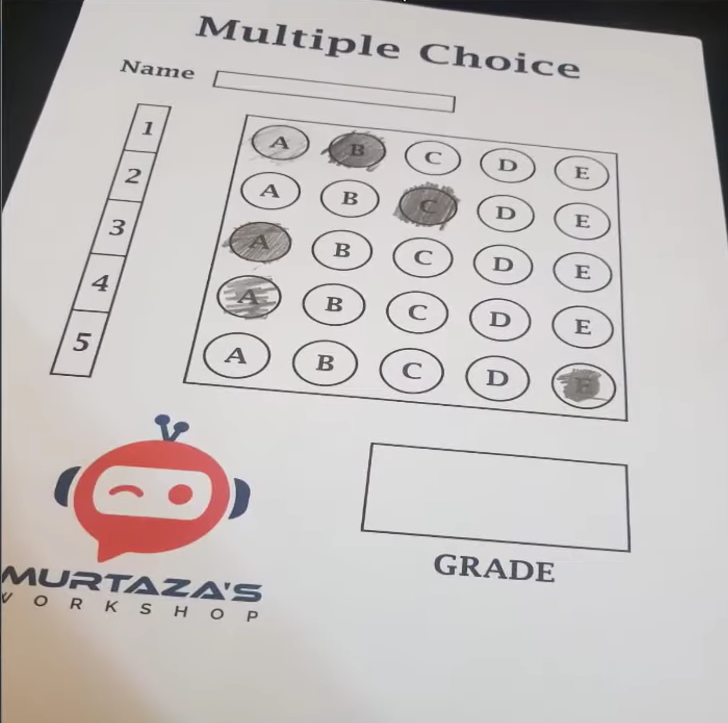
#> input picture Input Image through webcam.png, 728 x 723 px, given in place of the camera
$ python 'Optical Mark Recognition.py'
#> lines starting #> are read from the running program, lines starting #| are printed output that depends on the picture; after the words box and inside, x2 and y2 are one past the last pixel; in counts of white or black regions, pixels touching at a corner belong together
### utlis.py
import cv2
import numpy as np

def concatenate_images(imgArray, scale=1.0, labels=None):
    """
    Concatenates images from an array in a grid format with optional scaling.
    Displays a label with white background and moderate text size on each image.

    Parameters:
        imgArray: List of images (NumPy arrays). Can be a single list for one row,
                  or a list of lists for multiple rows.
        scale: Float, scaling factor for resizing each image (default is 1.0).
        labels: List of strings (for 1D imgArray) or list of list of strings (for 2D imgArray).
    """
    is_2d = isinstance(imgArray[0], list)

    def add_label(img, text):
        """Draw white rectangle and text label on image."""
        if text:
            font_scale = 0.7  # moderate readable size
            thickness = 2
            font = cv2.FONT_HERSHEY_SIMPLEX
            text_size = cv2.getTextSize(text, font, font_scale, thickness)[0]
            text_x, text_y = 10, 30
            rect_w = text_size[0] + 20
            rect_h = text_size[1] + 10

            # Draw white background rectangle
            cv2.rectangle(img, (text_x - 5, text_y - text_size[1] - 5),
                          (text_x - 5 + rect_w, text_y + 5), (255, 255, 255), -1)

            # Draw text (green or black for contrast)
            cv2.putText(img, text, (text_x, text_y),
                        font, font_scale, (0, 0, 0), thickness, cv2.LINE_AA)
        return img

    if is_2d:
        rows = len(imgArray)
        cols = len(imgArray[0])
        width = int(imgArray[0][0].shape[1] * scale)
        height = int(imgArray[0][0].shape[0] * scale)

        for row in range(rows):
            for col in range(cols):
                img = imgArray[row][col]
                imgArray[row][col] = cv2.resize(img, (width, height), interpolation=cv2.INTER_AREA)
                if len(imgArray[row][col].shape) == 2:
                    imgArray[row][col] = cv2.cvtColor(imgArray[row][col], cv2.COLOR_GRAY2BGR)

                # Add label
                if labels is not None:
                    try:
                        text = labels[row][col]
                    except Exception:
                        text = ""
                    imgArray[row][col] = add_label(imgArray[row][col], text)

        hor = [np.hstack(imgArray[row]) for row in range(rows)]
        result = np.vstack(hor)

    else:
        cols = len(imgArray)
        width = int(imgArray[0].shape[1] * scale)
        height = int(imgArray[0].shape[0] * scale)

        for i in range(cols):
            img = imgArray[i]
            imgArray[i] = cv2.resize(img, (width, height), interpolation=cv2.INTER_AREA)
            if len(imgArray[i].shape) == 2:
                imgArray[i] = cv2.cvtColor(imgArray[i], cv2.COLOR_GRAY2BGR)

            # Add label
            if labels is not None:
                try:
                    text = labels[i]
                except Exception:
                    text = ""
                imgArray[i] = add_label(imgArray[i], text)

        result = np.hstack(imgArray)

    return result


def rectcontour(contours):

    rectCon = []
    for i in contours :
        area = cv2.contourArea(i)
        #print("Area",area)
        if area>50 :
            peri = cv2.arcLength(i,True)
            approx = cv2.approxPolyDP(i, 0.02*peri, True)
            print("Corner Points", approx)
            if len(approx) == 4 :
                rectCon.append(i)
    rectCon = sorted(rectCon, key =cv2.contourArea, reverse= True)

    return rectCon

def getCornerPoints(cont):
    peri = cv2.arcLength(cont ,True)
    approx = cv2.approxPolyDP(cont, 0.02*peri, True)
    return approx

def reorder(myPoints):

    myPoints = myPoints.reshape((4,2))
    myPointsNew = np.zeros((4,1,2), np.int32)
    add = myPoints.sum(1)
    #print(myPoints)
    #print(add)
    myPointsNew[0] = myPoints[np.argmin(add)] # top left (0,0)
    myPointsNew[3] = myPoints[np.argmax(add)] # bottom right (w,h)
    diff = np.diff(myPoints, axis = 1)
    myPointsNew[1] = myPoints[np.argmin(diff)] # [w,0] # top right
    myPointsNew[2] = myPoints[np.argmax(diff)] # [0,h] # bottom left
    # print(diff)

    return myPointsNew

def splitBoxes(img) :
    rows = np.vsplit(img,5)
    boxes = [ ]

    for r in rows :
        cols = np.hsplit(r,5)

        for box in cols :
            boxes.append(box)
            #cv2.imshow("Split", box)
    return boxes


def showAnswers(img, myIndex, grading, ans, questions, choices) :
    secW = int(img.shape[1]/questions)
    secH = int(img.shape[0]/questions)

    for x in range(0, questions) :
        myAns = myIndex[x]
        Cx = (myAns*secW) + secW // 2
        cY = (x*secH) + secH //2

        if grading[x] == 1 :
            myColor = (0,255,0)
        else :
            myColor = (0,0,255)
            correctAns = ans[x]
            cv2.circle(img,((correctAns*secW)+secW//2,(x*secH)+ secH//2), 20,(0,255,0), cv2.FILLED)

        cv2.circle(img,(Cx,cY), 50, myColor, cv2.FILLED)

    return img


### Optical Mark Recognition.py
import cv2
import numpy as np
import utlis

##################################################################
path = "Computer Vision Project/Screenshot 2025-10-23 172739.png"
width = 700
height = 700
questions = 5
Choices = 5
ans = [1,2,1,1,4]
webCamFeed = True
cameraNo = 0 # Default Camera
##################################################################
cap = cv2.VideoCapture(cameraNo)
cap.set(10,150) # Setting Brightness here

while True :
    if webCamFeed : success, img = cap.read()
#> img is the input picture: shape (723, 728, 3); mean B, G, R 191.7, 192.9, 198
    else : img = cv2.imread(path)


# PREPROCESSING
    img = cv2.resize(img, (width, height))
#> img: shape (700, 700, 3)
    imgcontours =  img.copy() # Copy the Image here
    imgbiggestcontour = img.copy()
    imgFinal = img.copy()
    imgFinal = cv2.resize(imgFinal, (width, height))
    imgGray = cv2.cvtColor(img, cv2.COLOR_BGR2GRAY)
    imgBlur = cv2.GaussianBlur(img,(5,5), 1)
    imgcanny = cv2.Canny(imgBlur, 10, 50)
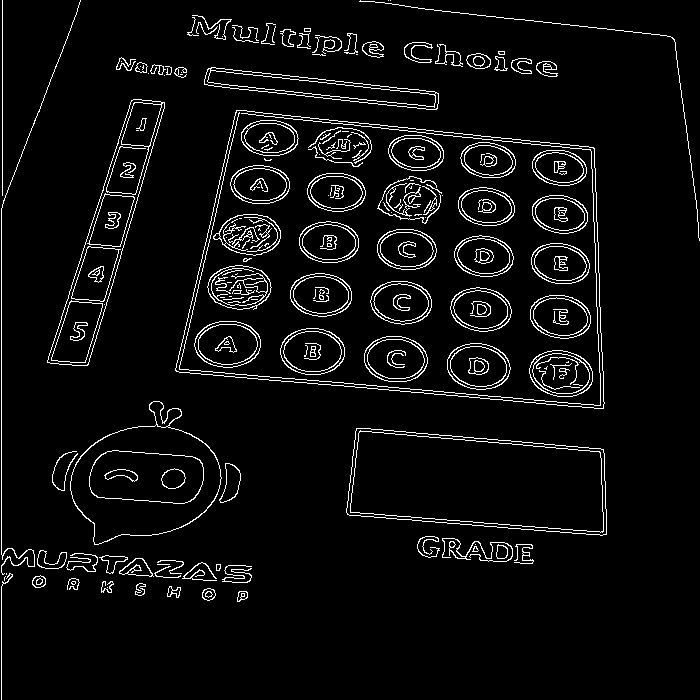
#> imgcanny: shape (700, 700); 5.1% white in thin lines or dots


    try :
        # FINDING ALL CONTOURS
        contours, heirarchy = cv2.findContours(imgcanny, cv2.RETR_EXTERNAL, cv2.CHAIN_APPROX_NONE)
#> contours = 74 contours, 38 with area under 20; largest, box (x1, y1, x2, y2) and area: (175, 110, 605, 409) 103711, (346, 428, 607, 536) 22132, (70, 401, 222, 545) 13618, (47, 99, 165, 366) 10147, (204, 67, 439, 110) 4235
        cv2.drawContours(imgcontours, contours, -1, (0,255,0), 10)
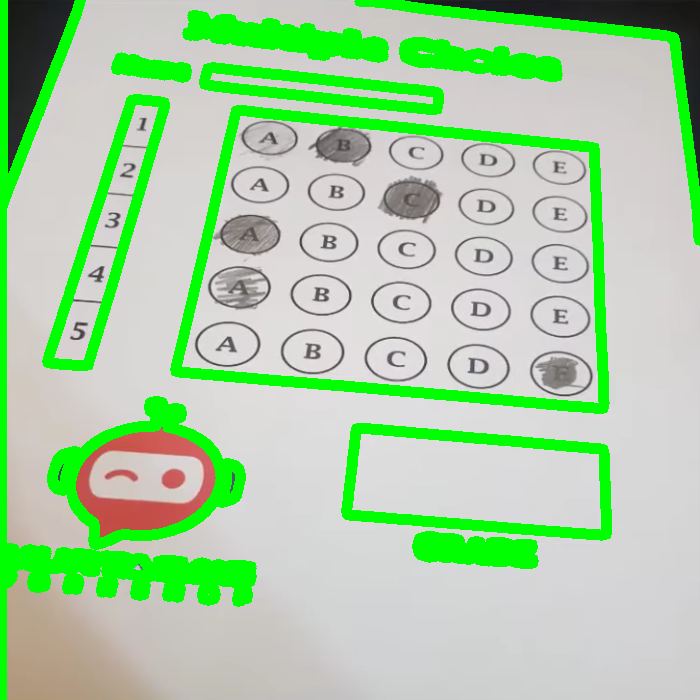
#> imgcontours: shape (700, 700, 3); mean B, G, R 164.7, 206.7, 170

        # FIND THE RECTANGLES
        rectCon = utlis.rectcontour(contours)
#> the loop in rectcontour, `for i in contours :` made 74 passes
#> (area, peri, approx) on passes 31, 33, 34, 39: (22131.5, 700.6, [[356, 428], [349, 515], [606, 534], [603, 449]]), (103711, 1367.3, [[236, 110], [176, 371], [603, 408], [593, 147]]), (10147, 667.6, [[164, 102], [130, 102], [47, 362], [88, 364]]), (4235, 518, [[204, 79], [438, 103], [434, 91], [215, 67]])
#> (area, peri) on passes 1, 2, 4, 5, 10, 19: (76.5, 35.9), (122.5, 42.38), (79.5, 53.56), (71.5, 58.38), (125.5, 42.38), (359.5, 89.84)
#> (printed output is left out)
#> after the loop in rectcontour, `for i in contours :`: rectCon = 4 contours; box (x1, y1, x2, y2) and area: (175, 110, 605, 409) 103711, (346, 428, 607, 536) 22132, (47, 99, 165, 366) 10147, (204, 67, 439, 110) 4235
        biggestContour = utlis.getCornerPoints(rectCon[0])
#> in getCornerPoints, `peri = cv2.arcLength(cont ,True)`: peri = 1367.3
#> in getCornerPoints, `approx = cv2.approxPolyDP(cont, 0.02*peri, True)`: approx = [[236, 110], [176, 371], [603, 408], [593, 147]]
#> biggestContour = [[236, 110], [176, 371], [603, 408], [593, 147]]
        print(biggestContour.shape)
#| (4, 1, 2)
        gradePoints = utlis.getCornerPoints(rectCon[1])
#> gradePoints = [[356, 428], [349, 515], [606, 534], [603, 449]]
        # print(biggestContour)

        if biggestContour.size != 0 and gradePoints.size !=0 :

            cv2.drawContours(imgbiggestcontour, biggestContour, -1, (0,255,0), 10)
            cv2.drawContours(imgbiggestcontour, gradePoints, -1, (255,0,0),10)
            biggestContour = utlis.reorder(biggestContour)
#> in reorder, `myPoints = myPoints.reshape((4,2))`: myPoints = [[236, 110], [176, 371], [603, 408], [593, 147]]
#> in reorder, `add = myPoints.sum(1)`: add = [346, 547, 1011, 740]
#> in reorder, `diff = np.diff(myPoints, axis = 1)`: diff = [-126, 195, -195, -446]
#> biggestContour = [[236, 110], [593, 147], [176, 371], [603, 408]]
            gradePoints = utlis.reorder(gradePoints)
#> gradePoints = [[356, 428], [603, 449], [349, 515], [606, 534]]

            pt1 = np.float32(biggestContour)
#> pt1 = [[236, 110], [593, 147], [176, 371], [603, 408]]
            pt2 = np.float32([[0,0],[width,0], [0,height], [width, height]])
            matrix = cv2.getPerspectiveTransform(pt1, pt2)
#> matrix = [[1.96, 0.451, -513], [-0.341, 3.29, -281.3], [-0.000145, 0.000758, 1]]
            imgWarpColored = cv2.warpPerspective(img, matrix, (width, height))

            ptG1 = np.float32(gradePoints)
#> ptG1 = [[356, 428], [603, 449], [349, 515], [606, 534]]
            ptG2 = np.float32([[0,0],[325,0], [0,150], [325, 150]])
            matrixG = cv2.getPerspectiveTransform(ptG1, ptG2)
#> matrixG = [[1.47, 0.118, -572.4], [-0.176, 2.06, -821], [-0.000192, 0.000529, 1]]
            imgGradeDisplay = cv2.warpPerspective(img, matrixG, (325, 150))
            #cv2.imshow("Grade", imgGradeDisplay)

            # APPLY THRESHOLD FOR CHECKING ANSWERS
            imgWarpGray = cv2.cvtColor(imgWarpColored, cv2.COLOR_BGR2GRAY)
            imgThresh = cv2.threshold(imgWarpGray,170,250, cv2.THRESH_BINARY_INV)[1]
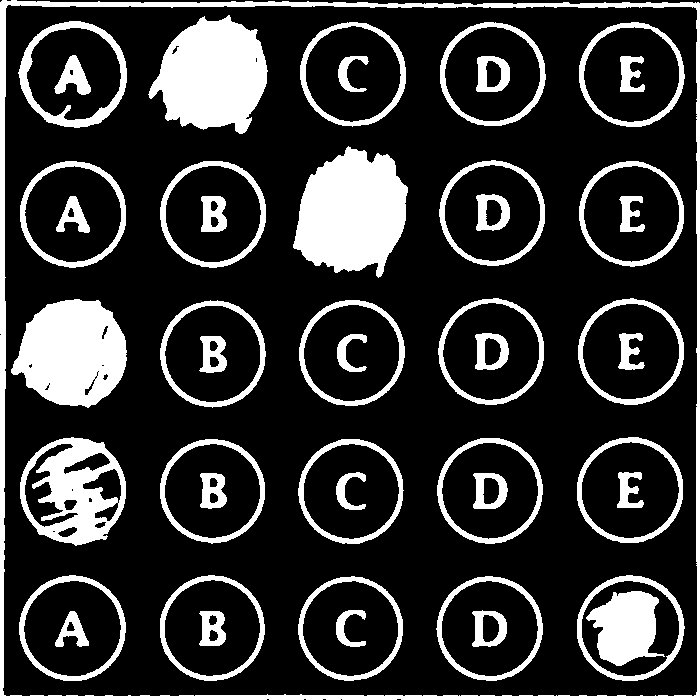
#> imgThresh: shape (700, 700); values 0 (black) and 250 (white), 20.4% white; 47 white regions, largest, box (x1, y1, x2, y2) and area: (0, 0, 700, 700) 12413, (293, 146, 408, 278) 10682, (148, 15, 268, 134) 9768

            boxes = utlis.splitBoxes(imgThresh)
#> in splitBoxes, `rows = np.vsplit(img,5)`: rows = 5 items
#> the loop in splitBoxes, `for r in rows :` made 5 passes
#> after the loop in splitBoxes, `for r in rows :`: boxes = 25 items
#> boxes = 25 items
            cv2.imshow("Test", boxes[2])
            #print(cv2.countNonZero(boxes[1]), cv2.countNonZero(boxes[2]) )

            # GETTING NON ZERO PIXEL VALUES :
            myPixelVal = np.zeros((questions, Choices))
            countC = 0
            countR = 0

            for image in boxes :
                total_pixels = cv2.countNonZero(image)
                myPixelVal[countR][countC] = total_pixels
                countC += 1
                if(countC == Choices) : countR +=1 ; countC = 0
#> this loop made 25 passes
#> total_pixels on passes 1 to 12: 4595, 10456, 2780, 3043, 3366, 3097, 2477, 10682, 2406, 2651, 9926, 2400
#> after the loop, countC = 0; countR = 5; myPixelVal = [[4595, 10456, 2780, 3043, 3366], [3097, 2477, 10682, 2406, 2651], [9926, 2400, 2167, 2340, 2677], [6629, 2335, 2129, 2372, 2789], [3431, 2955, 2753, 3002, 6561]]
            #print(myPixelVal)


            # FINDING INDEX VALUES OF THE MARKING
            myIndex = [ ]
            for x in range(0, questions) :
                arr = myPixelVal[x]
                #print("arr", arr)
                myIndexVal = np.where(arr == np.amax(arr)) # Gives maximum value here .
                #print(myIndexVal[0])
                myIndex.append(myIndexVal[0][0])
                myIndex = [int(x) for x in myIndex]
#> this loop made 5 passes
#> (arr, myIndexVal, myIndex) on passes 1 to 5: ([4595, 10456, 2780, 3043, 3366], ([1],), [1]), ([3097, 2477, 10682, 2406, 2651], ([2],), [1, 2]), ([9926, 2400, 2167, 2340, 2677], ([0],), [1, 2, 0]), ([6629, 2335, 2129, 2372, 2789], ([0],), [1, 2, 0, 0]), ([3431, 2955, 2753, 3002, 6561], ([4],), [1, 2, 0, 0, 4])
            print(myIndex)
#| [1, 2, 0, 0, 4]

            # GRADING
            grading = [ ]
            for x in range(0, questions):
                if ans[x] == myIndex[x] :
                    grading.append(1)
                else :
                    grading.append(0)
#> after the loop, grading = [1, 1, 0, 0, 1]
            print(grading)
#| [1, 1, 0, 0, 1]

            score = (sum(grading)/ questions) * 100 # FINAL GRADE
#> score = 60
            print(score)
#| 60.0

            # Displaying Answer
            imgResult = imgWarpColored.copy()
            utlis.showAnswers(imgResult, myIndex, grading, ans, questions, Choices)
#> the loop in showAnswers, `for x in range(0, questions) :` made 5 passes
#> (myAns, Cx) on passes 1 to 5: (1, 210), (2, 350), (0, 70), (0, 70), (4, 630)
#> after the loop in showAnswers, `for x in range(0, questions) :`:
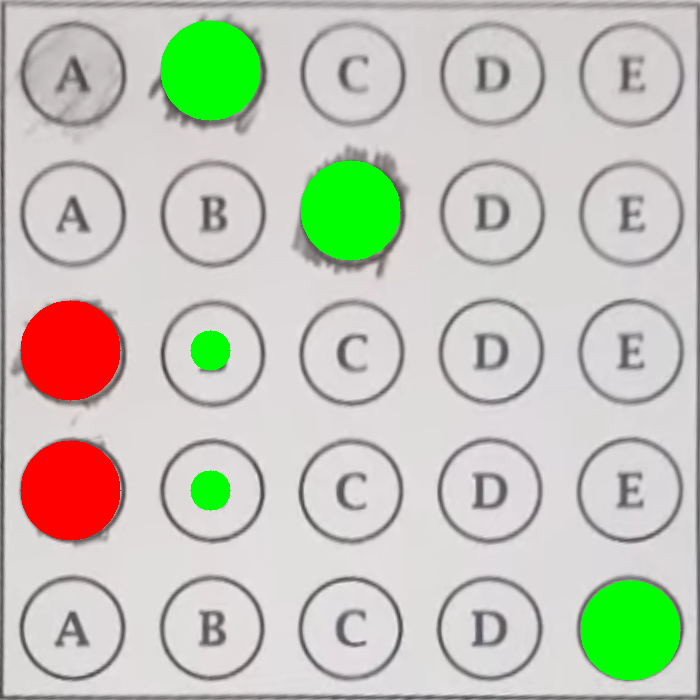
#> img: shape (700, 700, 3); mean B, G, R 183.9, 197.2, 195.2
            imRawDrawing = np.zeros_like(imgWarpColored)
            imRawDrawing = utlis.showAnswers(imRawDrawing,myIndex, grading, ans, questions, Choices)
#> call 2 of showAnswers, with questions = 5, choices = 5
#> the loop in showAnswers (call 2), `for x in range(0, questions) :` made 5 passes
#> after the loop in showAnswers (call 2), `for x in range(0, questions) :`:
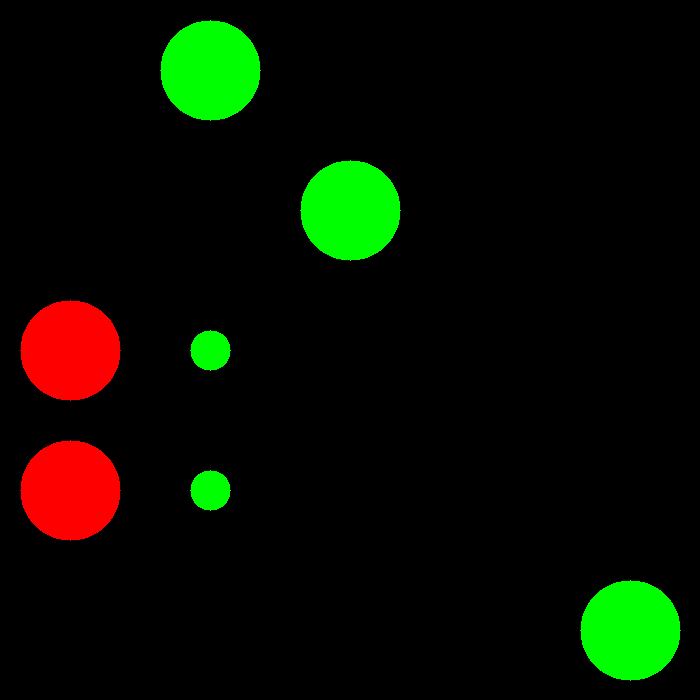
#> img: shape (700, 700, 3); mean B, G, R 0, 13.6, 8.2
            invMatrix = cv2.getPerspectiveTransform(pt2, pt1)
#> invMatrix = [[0.53, -0.127, 236], [0.0578, 0.286, 110], [3.33e-05, -0.000235, 1]]
            imgInvWarp = cv2.warpPerspective(imRawDrawing, invMatrix, (width, height))
            # Jase image phle dikh rhi thi vase hi answer ki image kr di

            imgRawGrade = np.zeros_like(imgGradeDisplay)
            cv2.putText(imgRawGrade, str(int(score)) + "%", (50,100), cv2.FONT_HERSHEY_SIMPLEX,3,(0,255,255),3)
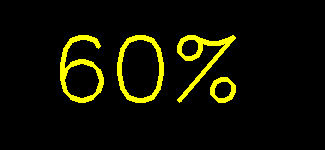
#> imgRawGrade: shape (150, 325, 3); mean of channels 0, 1, 2 0, 15.4, 15.4; drawn as B, G, R
            cv2.imshow("Grade", imgRawGrade)
            invMatrixG = cv2.getPerspectiveTransform(ptG2, ptG1)
#> invMatrixG = [[0.82, -0.138, 356], [0.109, 0.445, 428], [9.94e-05, -0.000262, 1]]
            imgInvGradeDisplay = cv2.warpPerspective(imgRawGrade, invMatrixG, (width, height))

            imgFinal = cv2.addWeighted(imgFinal, 1, imgInvWarp, 1, 0)
            imgFinal = cv2.addWeighted(imgFinal,1, imgInvGradeDisplay,1,0)


        imgBlank = np.zeros_like(img)

        imageArray = ([img, imgGray, imgBlur, imgcanny ],
                    [imgcontours, imgbiggestcontour, imgWarpColored, imgThresh],
                    [imgResult, imRawDrawing, imgInvWarp , imgFinal])
    except :
        imgBlank = np.zeros_like(img)
        imageArray = ([img, imgGray, imgBlur, imgcanny ],
                    [imgBlank, imgBlank, imgBlank, imgBlank],
                    [imgBlank, imgBlank, imgBlank , imgBlank])

    labels = [["Original","Gray","Blurr","Canny"],["Contours","Biggest Cont","Warp","Threshold"],
            ["Result","Raw","InvWarp","Final"]]
    imgStacked = utlis.concatenate_images(imageArray, 0.2, labels)
#> in concatenate_images, `is_2d = isinstance(imgArray[0], list)`: is_2d = True
#> in concatenate_images, `rows = len(imgArray)`: rows = 3
#> in concatenate_images, `cols = len(imgArray[0])`: cols = 4
#> the loop in concatenate_images, `for row in range(rows):` made 3 passes
#> in concatenate_images, `hor = [np.hstack(imgArray[row]) for row in range(rows)]`: hor = 3 items
#> in concatenate_images, `result = np.vstack(hor)`:
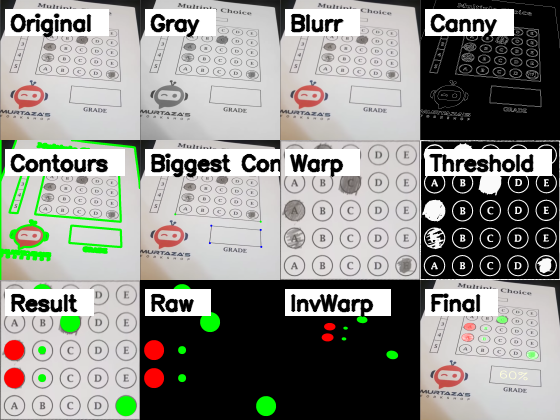
#> result: shape (420, 560, 3); mean of channels 0, 1, 2 138.9, 143.7, 143.2; drawn as B, G, R


    cv2.imshow("Final Image", imgFinal)
    cv2.imshow('Stacked Image', imgStacked)
    if cv2.waitKey(1) & 0xFF == ord("s") :
#> (key Esc is pressed here)
        cv2.imwrite("Final Result.jpg",imgFinal)
        cv2.waitKey(300)
